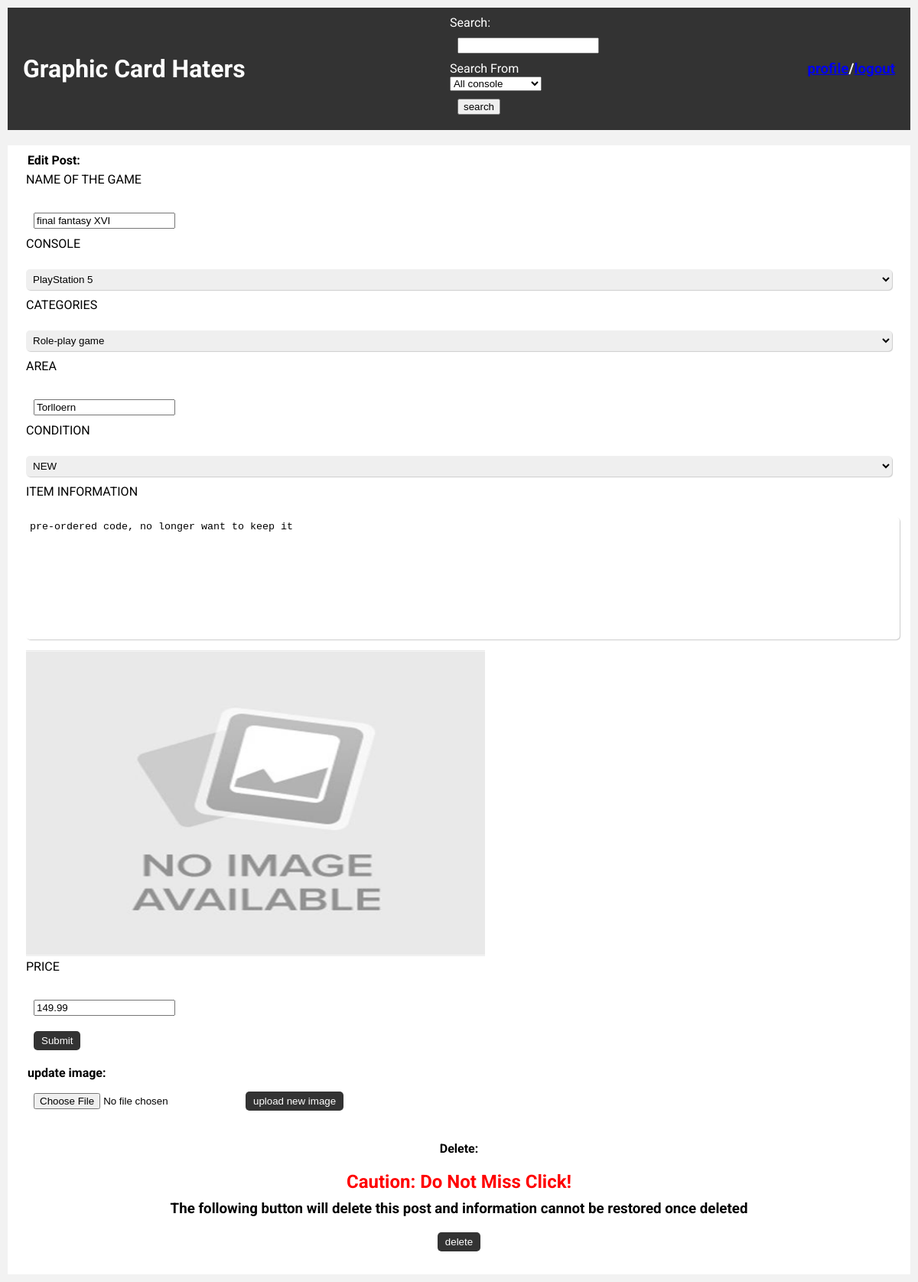
Screenshot of /edit.php?item_id=5 (signed in) with the database file from the repository.
### tables this page shows
CREATE TABLE `item` (
  `item_id` int(10) NOT NULL,
  `user_id` int(10) NOT NULL,
  `game` varchar(50) NOT NULL,
  `console` varchar(50) NOT NULL,
  `categories` varchar(50) NOT NULL,
  `area` varchar(50) NOT NULL,
  `current_condition` varchar(20) NOT NULL,
  `info` varchar(200) NOT NULL DEFAULT 'none',
  `last_update` timestamp NOT NULL DEFAULT current_timestamp() ON UPDATE current_timestamp(),
  `img` varchar(50) NOT NULL DEFAULT 'NullImg.jpg',
  `price` float NOT NULL
);

CREATE TABLE `console` (
  `console_title` varchar(50) NOT NULL,
  `info` varchar(200) NOT NULL DEFAULT 'console information not available'
);

CREATE TABLE `category` (
  `categories` varchar(50) NOT NULL,
  `info` varchar(200) NOT NULL DEFAULT 'catalog information not available'
);

### edit.php (the view, shortened to what this page needs)
<?php
require('connect.php');
if (isset($_GET['item_id'])) {
        $item_id = filter_input(INPUT_GET, 'item_id', FILTER_SANITIZE_NUMBER_INT);
        $query = "SELECT * FROM ITEM WHERE item_id = :item_id";
        $queryCat = "SELECT * FROM category";
        $queryCon = "SELECT * FROM console";
        $statement = $db->prepare($query);
        $statementCat = $db->prepare($queryCat);
        $statementCon = $db->prepare($queryCon);
        $statement->bindValue(':item_id', $item_id, PDO::PARAM_INT);
        $statement->execute();
        $statementCat->execute();
        $statementCon->execute();
        $rows = $statement->fetch();
}
?>
<!DOCTYPE html>
<html lang="en">
<head>
    <link rel="stylesheet" href="main.css">
</head>
<body>
<div id="container">
<div id="header">
            <h1><a href="index.php">Graphic Card Haters</a></h1>
            <div id="searching">
                <form method="post" action="search.php">
                    <label for="search">Search:</label><br>
                    <input id="search" name="search"><br>
                    <label for="base">Search From</label><br>
                    <select id="base" name="base">
                        <option value="All" selected>All console</option>
					</select><br>
                    <input type="submit" value="search">
                </form>
            </div>
            <?php if(!isset($_SESSION['userrole'])): ?>
                <h3><a href="login.php">login</a>/<a href="register.php">register</a></h3>
            <?php else: ?>
                <h3><a href="profile.php">profile</a>/<a href="logout.php">logout</a></h3>
            <?php endif ?>
        </div>
    <div id="postcard">
        <?php if(isset($_SESSION['user_id'])):?>
            <form method="post" action="update.php">
                <fieldset>
                    <legend>Edit Post:</legend>
                        <div id="post_game">
                            <label for="game">NAME OF THE GAME</label><br>
                            <input id="game" name="game" value="<?= $rows['game'] ?>"><br>
                            <label for="console">CONSOLE</label><br>
                            <select id="console" name="console" selectedValue="<?= $rows['console'] ?>">
                                <?php while($rowCon = $statementCon->fetch()): ?>
								    <option value="<?= $rowCon['console_title']?>" <?php if($rowCon['console_title'] == $rows['console']):?>selected<?php endif?>><?= $rowCon['console_title']?></option>
                                <?php endwhile ?>
						    </select><br>
                            <label for="categories">CATEGORIES</label><br>
                            <select id="categories" name="categories" selectedValue="<?= $rows['categories'] ?>">
                                <?php while($rowCat = $statementCat->fetch()): ?>
								    <option value="<?= $rowCat['categories']?>" <?php if($rowCat['categories'] == $rows['categories']):?>selected<?php endif?>><?= $rowCat['info']?></option>
                                <?php endwhile ?>
						    </select><br>
                        </div>
                        <div id="post_content">
                            <label for="area">AREA</label><br>
                            <input id="area" name="area" value="<?= $rows['area'] ?>"><br>
                            <label for="current_condition">CONDITION</label><br>
                            <select id="current_condition" name="current_condition" selectedValue="<?= $rows['current_condition'] ?>">
								<option value="NEW">NEW</option>
						    </select><br>
                            <label for="info">ITEM INFORMATION</label><br>
                            <textarea id="info" name="info" rows="10" cols="100"><?= $rows['info'] ?></textarea>
                        </div>
                        <div id="imageCard">
                            <img src="uploads/<?= $rows['img'] ?>" alt="picture" width="600" height="400">
                        </div>
                        <div id="post_price">
                            <label for="price">PRICE</label><br>
                            <input id="price" name="price" value="<?= $rows['price'] ?>">
                        </div>
                        <div id="submit">
                            <input type="submit">
                        </div>
                </fieldset>
            </form>
        <fieldset id="image">
            <legend>update image:</legend>
            <form method="post" action="updateImg.php" enctype="multipart/form-data">
                <div id="addImg">
                    <input type="file" name="file">
                    <input type="submit" value="upload new image">
                </div>
            </form>
        </fieldset>
        <fieldset id="delete">
            <legend>Delete:</legend>
            <h2>Caution: Do Not Miss Click!</h2>
            <h3>The following button will delete this post and information cannot be restored once deleted</h3>
            <form method="post" action="delete.php">
                <input type="submit" value="delete">
            </form>
        </fieldset>
        <?php endif ?>
    </div>
    </div>
</body>
</html>

### main.css (style rules this page uses)
body { font-size: 16px; font-family: 'Roboto', sans-serif; background-color: #f2f2f2; margin: 0; padding: 0; }
#container { max-width: 1200px; margin: 0 auto; padding: 10px; }
#header { display: flex; justify-content: space-between; align-items: center; background-color: #333; color: white; padding: 10px; }
#header h1 a { color: white; text-decoration: none; }
#searching { display: flex; align-items: center; }
#search { margin-right: 5px; }
#postcard { border: 1px; background-color: white; padding: 10px; margin-top: 20px; }
#postcard fieldset { border: none; }
#postcard legend { font-weight: bold; }
#postcard label { display: block; margin-bottom: 5px; }
#postcard input[type="text"], #postcard input[type="password"], #postcard input[type="email"], #postcard select, #postcard textarea { width: 100%; padding: 5px; margin-bottom: 10px; border-radius: 5px; border: none; box-shadow: 1px 1px 1px rgba(0,0,0,0.2); }
#postcard input[type="submit"] { background-color: #333; color: white; padding: 5px 10px; border-radius: 5px; border: none; cursor: pointer; }
#postcard textarea { resize: none; }
#delete { margin-top: 20px; border: 2px solid red; padding: 10px; text-align: center; }
#delete h2 { color: red; }
input, p, h1, h2, h3, h4, h5, h6 { margin: 10px 10px; }

### rows the page displays
item: game "final fantasy XVI", console "PlayStation 5", categories "Role-play game", area "Torlloern", current_condition "NEW", info "pre-ordered code, no longer want to keep it", img (picture), price "149.99"
